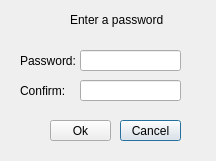
<?xml version="1.0" encoding="UTF-8"?>
<ui version="4.0">
 <class>PasswordForm</class>
 <widget class="QDialog" name="PasswordForm">
  <property name="geometry">
   <rect>
    <x>0</x>
    <y>0</y>
    <width>216</width>
    <height>161</height>
   </rect>
  </property>
  <property name="windowTitle">
   <string>Enter password</string>
  </property>
  <widget class="QLabel" name="label">
   <property name="geometry">
    <rect>
     <x>20</x>
     <y>50</y>
     <width>111</width>
     <height>21</height>
    </rect>
   </property>
   <property name="text">
    <string>Password:</string>
   </property>
  </widget>
  <widget class="QLineEdit" name="password_1">
   <property name="geometry">
    <rect>
     <x>80</x>
     <y>50</y>
     <width>101</width>
     <height>21</height>
    </rect>
   </property>
   <property name="echoMode">
    <enum>QLineEdit::Password</enum>
   </property>
  </widget>
  <widget class="QLabel" name="label_2">
   <property name="geometry">
    <rect>
     <x>20</x>
     <y>80</y>
     <width>111</width>
     <height>21</height>
    </rect>
   </property>
   <property name="text">
    <string>Confirm:</string>
   </property>
  </widget>
  <widget class="QLineEdit" name="password_2">
   <property name="geometry">
    <rect>
     <x>80</x>
     <y>80</y>
     <width>101</width>
     <height>21</height>
    </rect>
   </property>
   <property name="echoMode">
    <enum>QLineEdit::Password</enum>
   </property>
  </widget>
  <widget class="QLabel" name="label_3">
   <property name="geometry">
    <rect>
     <x>70</x>
     <y>0</y>
     <width>111</width>
     <height>41</height>
    </rect>
   </property>
   <property name="autoFillBackground">
    <bool>false</bool>
   </property>
   <property name="text">
    <string>&lt;html&gt;&lt;head/&gt;&lt;body&gt;&lt;p&gt;Enter a password&lt;/p&gt;&lt;/body&gt;&lt;/html&gt;</string>
   </property>
  </widget>
  <widget class="QPushButton" name="button_cancel">
   <property name="geometry">
    <rect>
     <x>120</x>
     <y>120</y>
     <width>61</width>
     <height>21</height>
    </rect>
   </property>
   <property name="text">
    <string>Cancel</string>
   </property>
  </widget>
  <widget class="QPushButton" name="button_ok">
   <property name="geometry">
    <rect>
     <x>50</x>
     <y>120</y>
     <width>61</width>
     <height>21</height>
    </rect>
   </property>
   <property name="text">
    <string>Ok</string>
   </property>
  </widget>
 </widget>
 <resources/>
 <connections/>
</ui>
